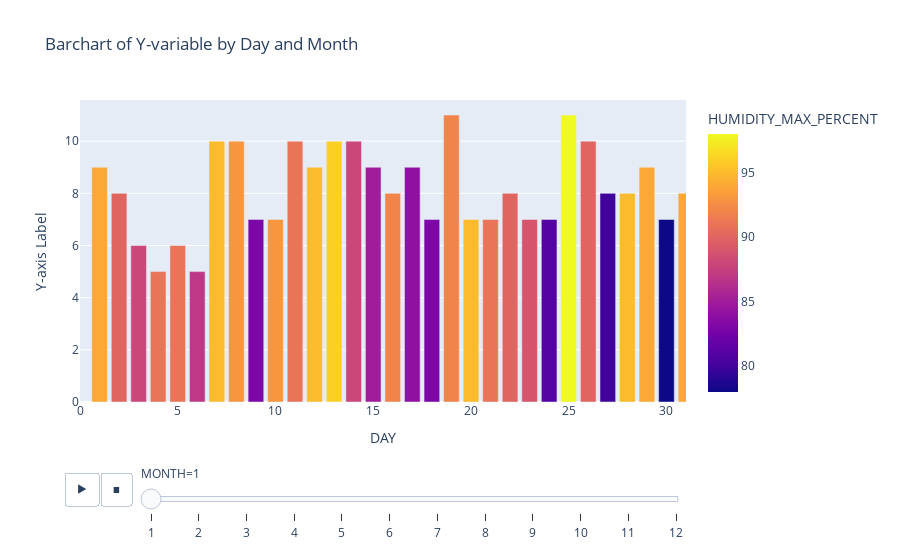

Notebook code cell kept with this figure:
### Markdown cell above
## Another dynamic colored (and more useful) chart
Draw a **barchart** with Day for X-axis and Month for animation.

Choose you prefered variables for Y-axis, and color.

You can use `range_x=[0,31]` to be sure your X-axis will be always the same.

Of course, don't forget to add title, legend, etc...

### Code cell
# Your code here :

y_variable = "MAX_TEMPERATURE_C"  
color_variable = "HUMIDITY_MAX_PERCENT"  

fig = px.bar(df_weather, x="DAY", y=y_variable, animation_frame="MONTH", color=color_variable,
    range_x=[0, 31],  # Assurez-vous que l'axe X a toujours la même plage
    title="Barchart of Y-variable by Day and Month",
    labels={y_variable: "Y-axis Label"})

fig.show()

### Figure 1 — Plotly figure (JSON) as saved in the notebook; plotly's stock layout.template omitted (floating-point values rounded to 4 significant figures)
{"data": [{"alignmentgroup": "True", "hovertemplate": "MONTH=1<br>DAY=%{x}<br>Y-axis Label=%{y}<br>HUMIDITY_MAX_PERCENT=%{marker.color}<extra></extra>", "legendgroup": "", "marker": {"color": [94, 90, 88, 91, 91, 87, 95, 93, 83, 93, 91, 95, 96, 88, 85, 92, 84, 83, 92, 95, 91, 90, 89, 81, 98, 90, 80, 95, 94, 78, 94], "coloraxis": "coloraxis", "pattern": {"shape": ""}}, "name": "", "offsetgroup": "", "orientation": "v", "showlegend": false, "textposition": "auto", "type": "bar", "x": [1, 2, 3, 4, 5, 6, 7, 8, 9, 10, 11, 12, 13, 14, 15, 16, 17, 18, 19, 20, 21, 22, 23, 24, 25, 26, 27, 28, 29, 30, 31], "xaxis": "x", "y": [9, 8, 6, 5, 6, 5, 10, 10, 7, 7, 10, 9, 10, 10, 9, 8, 9, 7, 11, 7, 7, 8, 7, 7, 11, 10, 8, 8, 9, 7, 8], "yaxis": "y"}], "layout": {"barmode": "relative", "coloraxis": {"colorbar": {"title": {"text": "HUMIDITY_MAX_PERCENT"}}, "colorscale": [[0, "#0d0887"], [0.1111, "#46039f"], [0.2222, "#7201a8"], [0.3333, "#9c179e"], [0.4444, "#bd3786"], [0.5556, "#d8576b"], [0.6667, "#ed7953"], [0.7778, "#fb9f3a"], [0.8889, "#fdca26"], [1, "#f0f921"]]}, "legend": {"tracegroupgap": 0}, "sliders": [{"active": 0, "currentvalue": {"prefix": "MONTH="}, "len": 0.9, "pad": {"b": 10, "t": 60}, "steps": [{"args": [["1"], {"frame": {"duration": 0, "redraw": true}, "fromcurrent": true, "mode": "immediate", "transition": {"duration": 0, "easing": "linear"}}], "label": "1", "method": "animate"}, {"args": [["2"], {"frame": {"duration": 0, "redraw": true}, "fromcurrent": true, "mode": "immediate", "transition": {"duration": 0, "easing": "linear"}}], "label": "2", "method": "animate"}, {"args": [["3"], {"frame": {"duration": 0, "redraw": true}, "fromcurrent": true, "mode": "immediate", "transition": {"duration": 0, "easing": "linear"}}], "label": "3", "method": "animate"}, {"args": [["4"], {"frame": {"duration": 0, "redraw": true}, "fromcurrent": true, "mode": "immediate", "transition": {"duration": 0, "easing": "linear"}}], "label": "4", "method": "animate"}, {"args": [["5"], {"frame": {"duration": 0, "redraw": true}, "fromcurrent": true, "mode": "immediate", "transition": {"duration": 0, "easing": "linear"}}], "label": "5", "method": "animate"}, {"args": [["6"], {"frame": {"duration": 0, "redraw": true}, "fromcurrent": true, "mode": "immediate", "transition": {"duration": 0, "easing": "linear"}}], "label": "6", "method": "animate"}, {"args": [["7"], {"frame": {"duration": 0, "redraw": true}, "fromcurrent": true, "mode": "immediate", "transition": {"duration": 0, "easing": "linear"}}], "label": "7", "method": "animate"}, {"args": [["8"], {"frame": {"duration": 0, "redraw": true}, "fromcurrent": true, "mode": "immediate", "transition": {"duration": 0, "easing": "linear"}}], "label": "8", "method": "animate"}, {"args": [["9"], {"frame": {"duration": 0, "redraw": true}, "fromcurrent": true, "mode": "immediate", "transition": {"duration": 0, "easing": "linear"}}], "label": "9", "method": "animate"}, {"args": [["10"], {"frame": {"duration": 0, "redraw": true}, "fromcurrent": true, "mode": "immediate", "transition": {"duration": 0, "easing": "linear"}}], "label": "10", "method": "animate"}, {"args": [["11"], {"frame": {"duration": 0, "redraw": true}, "fromcurrent": true, "mode": "immediate", "transition": {"duration": 0, "easing": "linear"}}], "label": "11", "method": "animate"}, {"args": [["12"], {"frame": {"duration": 0, "redraw": true}, "fromcurrent": true, "mode": "immediate", "transition": {"duration": 0, "easing": "linear"}}], "label": "12", "method": "animate"}], "x": 0.1, "xanchor": "left", "y": 0, "yanchor": "top"}], "title": {"text": "Barchart of Y-variable by Day and Month"}, "updatemenus": [{"buttons": [{"args": [null, {"frame": {"duration": 500, "redraw": true}, "fromcurrent": true, "mode": "immediate", "transition": {"duration": 500, "easing": "linear"}}], "label": "&#9654;", "method": "animate"}, {"args": [[null], {"frame": {"duration": 0, "redraw": true}, "fromcurrent": true, "mode": "immediate", "transition": {"duration": 0, "easing": "linear"}}], "label": "&#9724;", "method": "animate"}], "direction": "left", "pad": {"r": 10, "t": 70}, "showactive": false, "type": "buttons", "x": 0.1, "xanchor": "right", "y": 0, "yanchor": "top"}], "xaxis": {"anchor": "y", "domain": [0, 1], "range": [0, 31], "title": {"text": "DAY"}}, "yaxis": {"anchor": "x", "domain": [0, 1], "title": {"text": "Y-axis Label"}}}}
